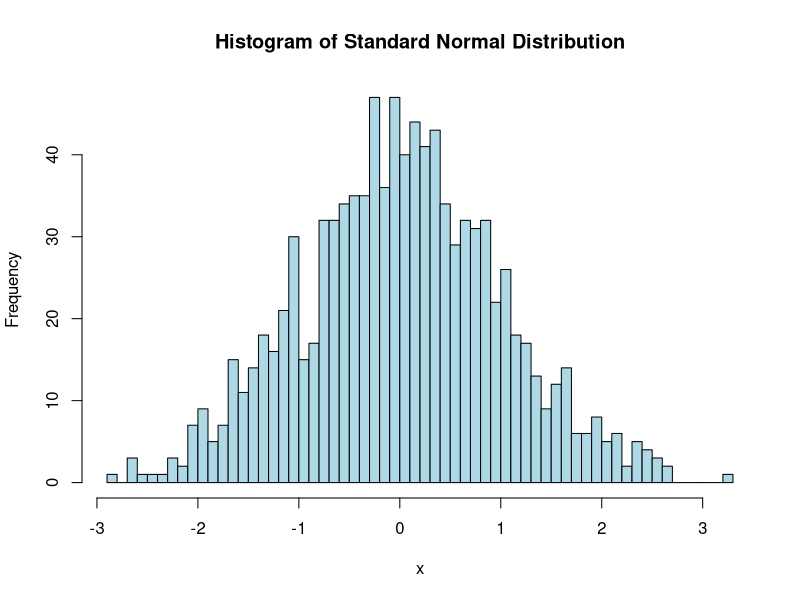
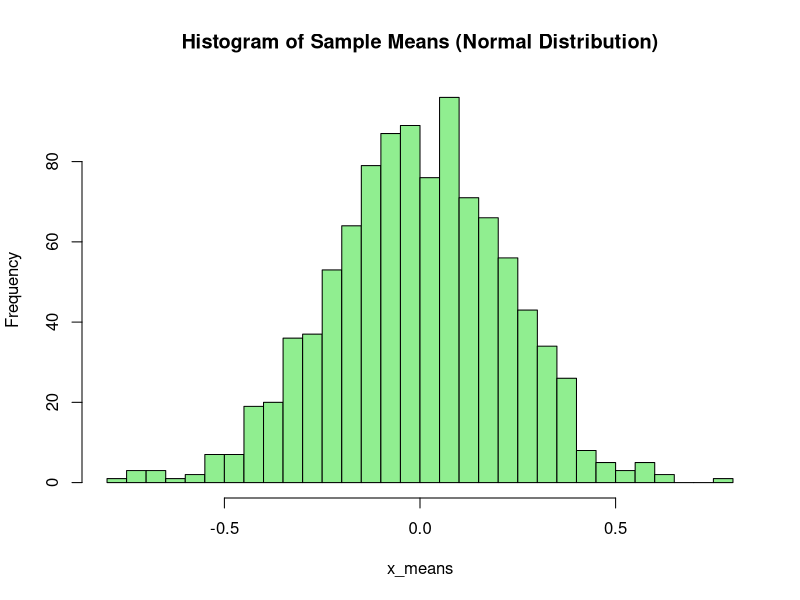
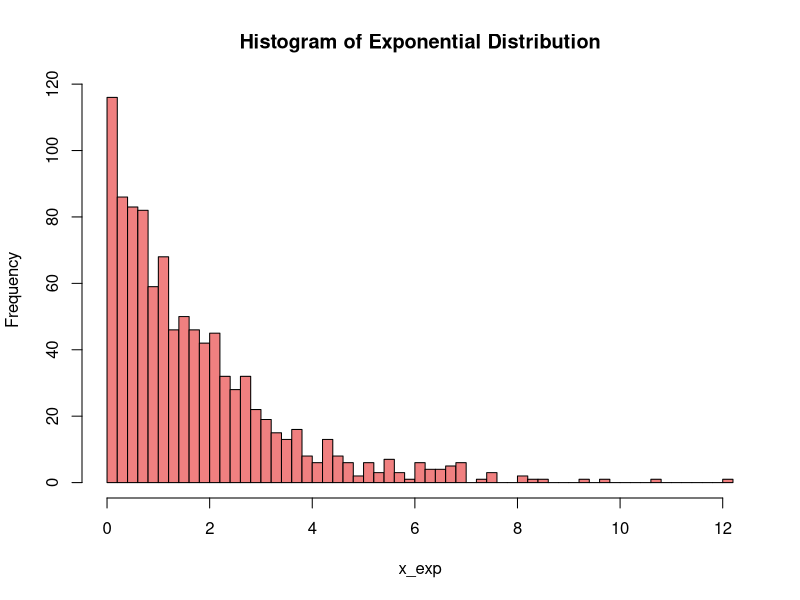
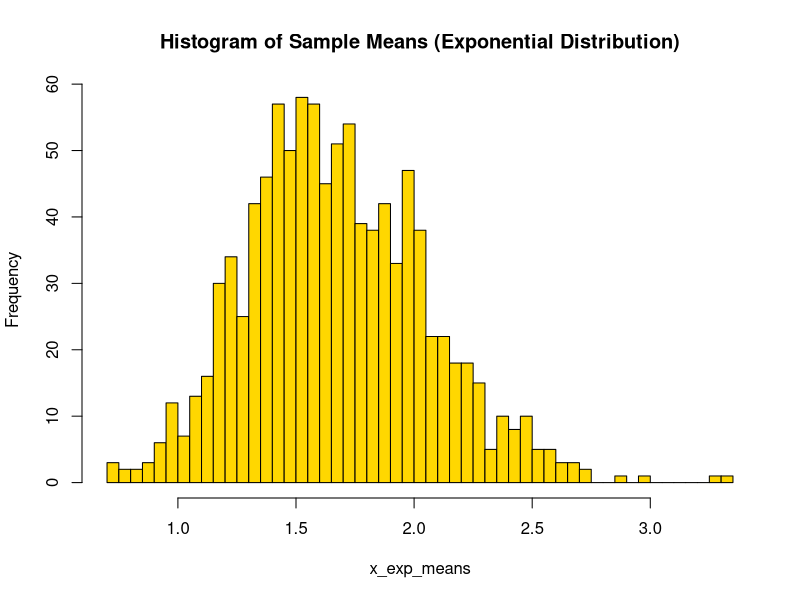

These charts were generated, in order, by the following R code:
# Step 1: Histogram of 1000 random numbers from the standard normal distribution
set.seed(123)  # Set seed for reproducibility
x <- rnorm(1000)  # Generate 1000 random numbers from standard normal distribution
hist(x, breaks=50, main="Histogram of Standard Normal Distribution", col="lightblue")

# Step 2: Histogram of 1000 samples of size 20 from the standard normal distribution
set.seed(123)
x_matrix <- matrix(rnorm(1000 * 20), nrow=1000, ncol=20)  # Create a 1000x20 matrix
x_means <- rowMeans(x_matrix)  # Compute means of each sample
hist(x_means, breaks=50, main="Histogram of Sample Means (Normal Distribution)", col="lightgreen")

# Step 3: Histogram of 1000 random numbers from an exponential distribution (lambda = 0.6)
set.seed(123)
x_exp <- rexp(1000, rate=0.6)  # Generate 1000 random numbers from exponential distribution
hist(x_exp, breaks=50, main="Histogram of Exponential Distribution", col="lightcoral")

# Step 4: Histogram of 1000 samples of size 20 from the exponential distribution (lambda = 0.6)
set.seed(123)
x_exp_matrix <- matrix(rexp(1000 * 20, rate=0.6), nrow=1000, ncol=20)  # Create a 1000x20 matrix
x_exp_means <- rowMeans(x_exp_matrix)  # Compute means of each sample
hist(x_exp_means, breaks=50, main="Histogram of Sample Means (Exponential Distribution)", col="gold")
